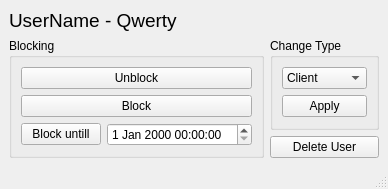
<?xml version="1.0" encoding="UTF-8"?>
<ui version="4.0">
 <class>UserChange</class>
 <widget class="QMainWindow" name="UserChange">
  <property name="geometry">
   <rect>
    <x>0</x>
    <y>0</y>
    <width>388</width>
    <height>183</height>
   </rect>
  </property>
  <property name="windowTitle">
   <string>MainWindow</string>
  </property>
  <widget class="QWidget" name="centralwidget">
   <layout class="QVBoxLayout" name="verticalLayout_2">
    <item>
     <widget class="QLabel" name="lbl_login">
      <property name="minimumSize">
       <size>
        <width>0</width>
        <height>23</height>
       </size>
      </property>
      <property name="maximumSize">
       <size>
        <width>16777215</width>
        <height>23</height>
       </size>
      </property>
      <property name="font">
       <font>
        <pointsize>14</pointsize>
       </font>
      </property>
      <property name="text">
       <string>UserName - Qwerty</string>
      </property>
     </widget>
    </item>
    <item>
     <layout class="QGridLayout" name="gridLayout_2">
      <item row="0" column="0" rowspan="2">
       <widget class="QGroupBox" name="groupBox_2">
        <property name="title">
         <string>Blocking</string>
        </property>
        <layout class="QGridLayout" name="gridLayout">
         <item row="0" column="0" colspan="2">
          <widget class="QPushButton" name="btn_unlock">
           <property name="text">
            <string>Unblock</string>
           </property>
          </widget>
         </item>
         <item row="1" column="0" colspan="2">
          <widget class="QPushButton" name="btn_lock">
           <property name="text">
            <string>Block</string>
           </property>
          </widget>
         </item>
         <item row="2" column="0">
          <widget class="QPushButton" name="btn_time_block">
           <property name="text">
            <string>Block untill</string>
           </property>
          </widget>
         </item>
         <item row="2" column="1">
          <widget class="QDateTimeEdit" name="dateTimeEdit"/>
         </item>
        </layout>
       </widget>
      </item>
      <item row="0" column="1">
       <widget class="QGroupBox" name="groupBox">
        <property name="title">
         <string>Change Type</string>
        </property>
        <layout class="QVBoxLayout" name="verticalLayout">
         <item>
          <widget class="QComboBox" name="comboBox_userType">
           <item>
            <property name="text">
             <string>Client</string>
            </property>
           </item>
           <item>
            <property name="text">
             <string>Provider</string>
            </property>
           </item>
           <item>
            <property name="text">
             <string>Admin</string>
            </property>
           </item>
          </widget>
         </item>
         <item>
          <widget class="QPushButton" name="btn_apply">
           <property name="text">
            <string>Apply</string>
           </property>
          </widget>
         </item>
        </layout>
       </widget>
      </item>
      <item row="1" column="1">
       <widget class="QPushButton" name="btn_delete">
        <property name="text">
         <string>Delete User</string>
        </property>
       </widget>
      </item>
     </layout>
    </item>
   </layout>
  </widget>
  <widget class="QStatusBar" name="statusbar"/>
 </widget>
 <resources/>
 <connections/>
</ui>
